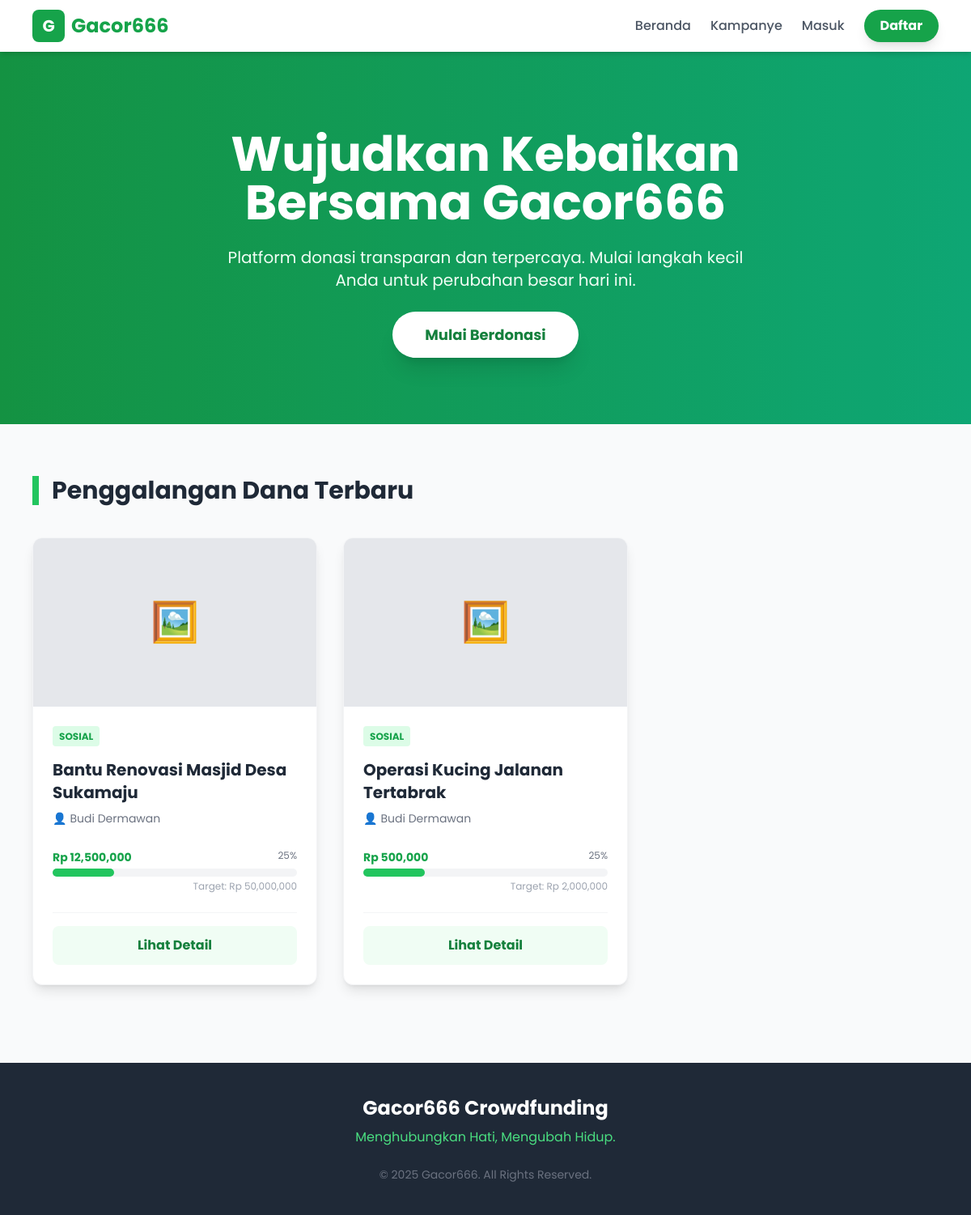
Before: / with the older database file.
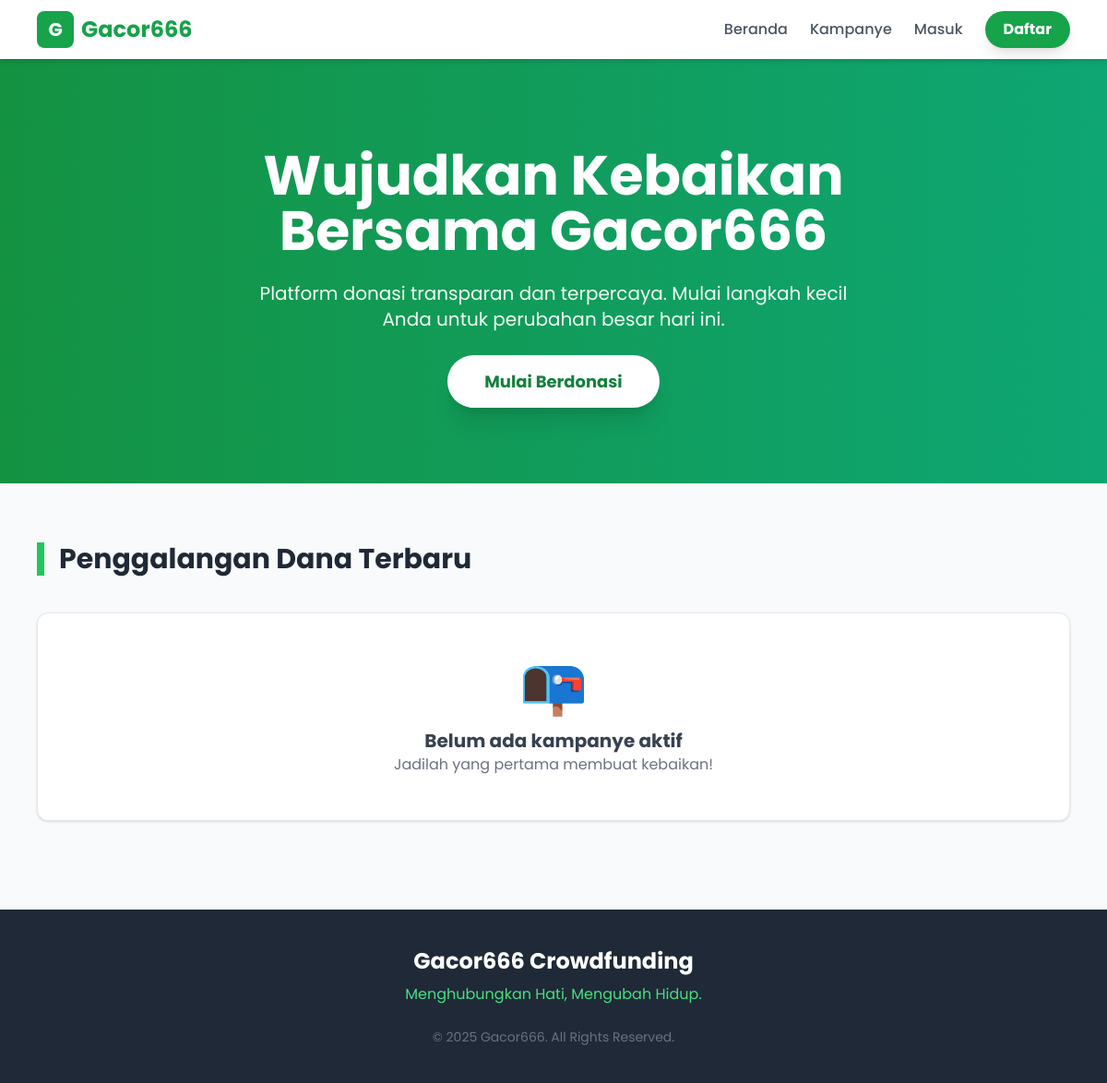
After: the same page with the newer database file.
### tables this page shows
CREATE TABLE IF NOT EXISTS `campaigns` (
  `id` int NOT NULL AUTO_INCREMENT,
  `user_id` int NOT NULL,
  `judul` varchar(255) NOT NULL,
  `deskripsi` text NOT NULL,
  `target_donasi` decimal(15,2) NOT NULL,
  `dana_terkumpul` decimal(15,2) DEFAULT '0.00',
  `batas_waktu` date NOT NULL,
  `gambar_url` varchar(255) DEFAULT 'default.jpg',
  `ktp_file` varchar(255) DEFAULT NULL,
  `kk_file` varchar(255) DEFAULT NULL,
  `surat_polisi_file` varchar(255) DEFAULT NULL,
  `foto_diri_file` varchar(255) DEFAULT NULL,
  `rejection_reason` text DEFAULT NULL,
  `status` enum('pending','active','rejected','completed') DEFAULT 'pending',
  `created_at` timestamp NOT NULL DEFAULT CURRENT_TIMESTAMP,
  PRIMARY KEY (`id`),
  KEY `user_id` (`user_id`),
  CONSTRAINT `campaigns_ibfk_1` FOREIGN KEY (`user_id`) REFERENCES `users` (`id`) ON DELETE CASCADE
);

CREATE TABLE IF NOT EXISTS `users` (
  `id` int NOT NULL AUTO_INCREMENT,
  `nama_lengkap` varchar(100) NOT NULL,
  `email` varchar(100) NOT NULL,
  `password` varchar(255) NOT NULL,
  `no_hp` varchar(20) DEFAULT NULL,
  `role` enum('admin','user') DEFAULT 'user',
  `created_at` timestamp NOT NULL DEFAULT CURRENT_TIMESTAMP,
  PRIMARY KEY (`id`),
  UNIQUE KEY `email` (`email`)
);

### index.php (the view, shortened to what this page needs)
<?php
require 'config.php';
$stmt = $pdo->query("
    SELECT campaigns.*, users.nama_lengkap
    FROM campaigns
    JOIN users ON campaigns.user_id = users.id
    WHERE campaigns.status = 'active'
    ORDER BY campaigns.created_at DESC
");
$campaigns = $stmt->fetchAll();
?>
<!DOCTYPE html>
<html lang="id">
<head>
    <script src="https://cdn.tailwindcss.com"></script>
</head>
<body class="bg-gray-50 flex flex-col min-h-screen">
    <?php include 'includes/navbar.php'; ?>
    <div class="bg-gradient-to-r from-green-600 to-emerald-500 text-white py-24 relative overflow-hidden">
        <div class="absolute inset-0 bg-black opacity-10"></div>
        <div class="container mx-auto px-4 text-center relative z-10">
            <h1 class="text-4xl md:text-6xl font-bold mb-6 leading-tight">Wujudkan Kebaikan<br>Bersama Gacor666</h1>
            <p class="text-lg md:text-xl mb-10 max-w-2xl mx-auto text-green-50">Platform donasi transparan dan terpercaya. Mulai langkah kecil Anda untuk perubahan besar hari ini.</p>
            <a href="#campaigns" class="bg-white text-green-700 px-10 py-4 rounded-full font-bold text-lg hover:bg-gray-100 shadow-xl transition transform hover:-translate-y-1">Mulai Berdonasi</a>
        </div>
    </div>
    <main id="campaigns" class="container mx-auto px-4 py-16 max-w-6xl flex-grow">
        <div class="flex items-center justify-between mb-10">
            <h2 class="text-3xl font-bold text-gray-800 border-l-8 border-green-500 pl-4">Penggalangan Dana Terbaru</h2>
        </div>
        <?php if (count($campaigns) > 0): ?>
            <div class="grid grid-cols-1 md:grid-cols-3 gap-8">
                <?php foreach ($campaigns as $c):
                    $persen = ($c['target_donasi'] > 0) ? ($c['dana_terkumpul'] / $c['target_donasi']) * 100 : 0;
                ?>
                <div class="bg-white rounded-xl shadow-lg hover:shadow-2xl transition duration-300 overflow-hidden flex flex-col border border-gray-100 group">
                    <div class="h-52 bg-gray-200 flex items-center justify-center text-gray-400 group-hover:bg-gray-300 transition">
                        <span class="text-5xl">🖼️</span>
                    </div>
                    <div class="p-6 flex-grow flex flex-col">
                        <div class="mb-4">
                            <span class="text-xs font-bold uppercase text-green-600 bg-green-100 px-2 py-1 rounded">Sosial</span>
                        </div>
                        <h3 class="font-bold text-xl mb-2 text-gray-800 line-clamp-2 group-hover:text-green-600 transition"><?= htmlspecialchars($c['judul']) ?></h3>
                        <p class="text-sm text-gray-500 mb-1 flex items-center gap-1">
                            <span>👤</span> <?= htmlspecialchars($c['nama_lengkap']) ?>
                        </p>
                        <div class="mt-6">
                            <div class="flex justify-between text-sm mb-1">
                                <span class="font-bold text-green-600">Rp <?= number_format($c['dana_terkumpul']) ?></span>
                                <span class="text-gray-500 text-xs text-right"><?= number_format($persen, 0) ?>%</span>
                            </div>
                            <div class="w-full bg-gray-100 rounded-full h-2.5 mb-1">
                                <div class="bg-green-500 h-2.5 rounded-full transition-all duration-1000" style="width: <?= min($persen, 100) ?>%"></div>
                            </div>
                            <div class="text-right text-xs text-gray-400">Target: Rp <?= number_format($c['target_donasi']) ?></div>
                        </div>
                          <div class="mt-6 pt-4 border-t border-gray-100">
                            <a href="campaign_detail.php?id=<?= $c['id'] ?>" class="block text-center w-full bg-green-50 text-green-700 py-3 rounded-lg hover:bg-green-600 hover:text-white transition font-bold">Lihat Detail</a>
                        </div>
                    </div>
                </div>
                <?php endforeach; ?>
            </div>
        <?php else: ?>
            <div class="bg-white p-12 rounded-xl shadow text-center border border-gray-200">
                <span class="text-6xl mb-4 block">📭</span>
                <h3 class="text-xl font-bold text-gray-700">Belum ada kampanye aktif</h3>
                <p class="text-gray-500">Jadilah yang pertama membuat kebaikan!</p>
            </div>
        <?php endif; ?>
    </main>
    <footer class="bg-gray-800 text-white py-10 mt-8">
        <div class="container mx-auto px-4 text-center">
            <h2 class="text-2xl font-bold mb-2">Gacor666 Crowdfunding</h2>
            <p class="text-green-400 mb-6">Menghubungkan Hati, Mengubah Hidup.</p>
            <p class="text-gray-500 text-sm">&copy; 2025 Gacor666. All Rights Reserved.</p>
        </div>
    </footer>
</body>
</html>

### includes/navbar.php (shortened to what this page needs)
<nav class="bg-white shadow-md sticky top-0 z-50">
    <div class="max-w-6xl mx-auto px-4">
        <div class="flex justify-between items-center h-16">
            <a href="index.php" class="flex items-center gap-2">
                <div class="w-10 h-10 bg-green-600 rounded-lg flex items-center justify-center text-white font-bold text-xl">G</div>
                <span class="text-2xl font-bold text-green-600">Gacor666</span>
            </a>            <div class="flex items-center space-x-6">
                <a href="index.php" class="hover:text-green-600 font-medium text-gray-600">Beranda</a>
                <a href="campaigns.php" class="hover:text-green-600 font-medium text-gray-600">Kampanye</a>
                <?php if (isset($_SESSION['user_id'])): ?>
                    <a href="dashboard.php" class="hover:text-green-600 font-medium text-gray-600">Dashboard</a>
                    <?php if ($_SESSION['role'] === 'admin'): ?>
                        <a href="admin%20Gacor666/index.php" class="text-red-500 font-bold hover:text-red-700">Admin Panel</a>
                    <?php endif; ?>
                    <span class="text-sm text-gray-400 hidden md:inline">Hi, <?= htmlspecialchars($_SESSION['nama']) ?></span>
                    <a href="logout.php" class="bg-gray-100 text-gray-700 px-4 py-2 rounded-full hover:bg-gray-200 text-sm font-bold">Logout</a>
                <?php else: ?>
                    <a href="login.php" class="text-gray-600 hover:text-green-600 font-medium">Masuk</a>
                    <a href="register.php" class="bg-green-600 text-white px-5 py-2 rounded-full hover:bg-green-700 shadow-lg font-bold">Daftar</a>
                <?php endif; ?>
            </div>
        </div>
    </div>
</nav>

### index.php (style rules this page uses)
body { font-family: 'Poppins', sans-serif; }

Changed rows visible on the page:
removed campaigns: judul "Bantu Renovasi Masjid Desa Sukamaju", user.nama_lengkap "Budi Dermawan", dana_terkumpul "12,500,000", persen "25", target_donasi "50,000,000"
removed campaigns: judul "Operasi Kucing Jalanan Tertabrak", user.nama_lengkap "Budi Dermawan", dana_terkumpul "500,000", persen "25", target_donasi "2,000,000"
Other visible differences:
text now shown: "📭 Belum ada kampanye aktif Jadilah yang pertama membuat kebaikan!"
